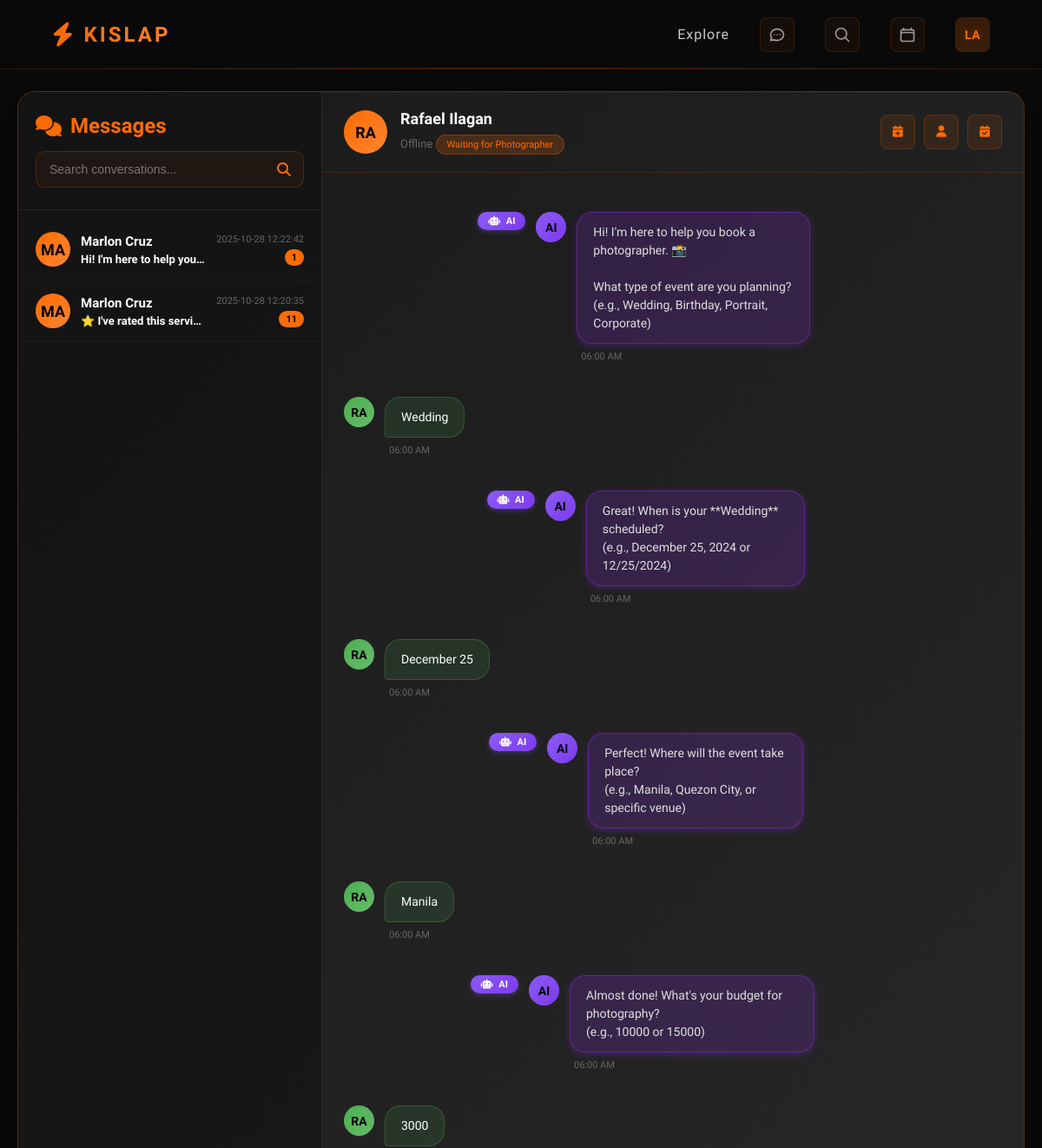
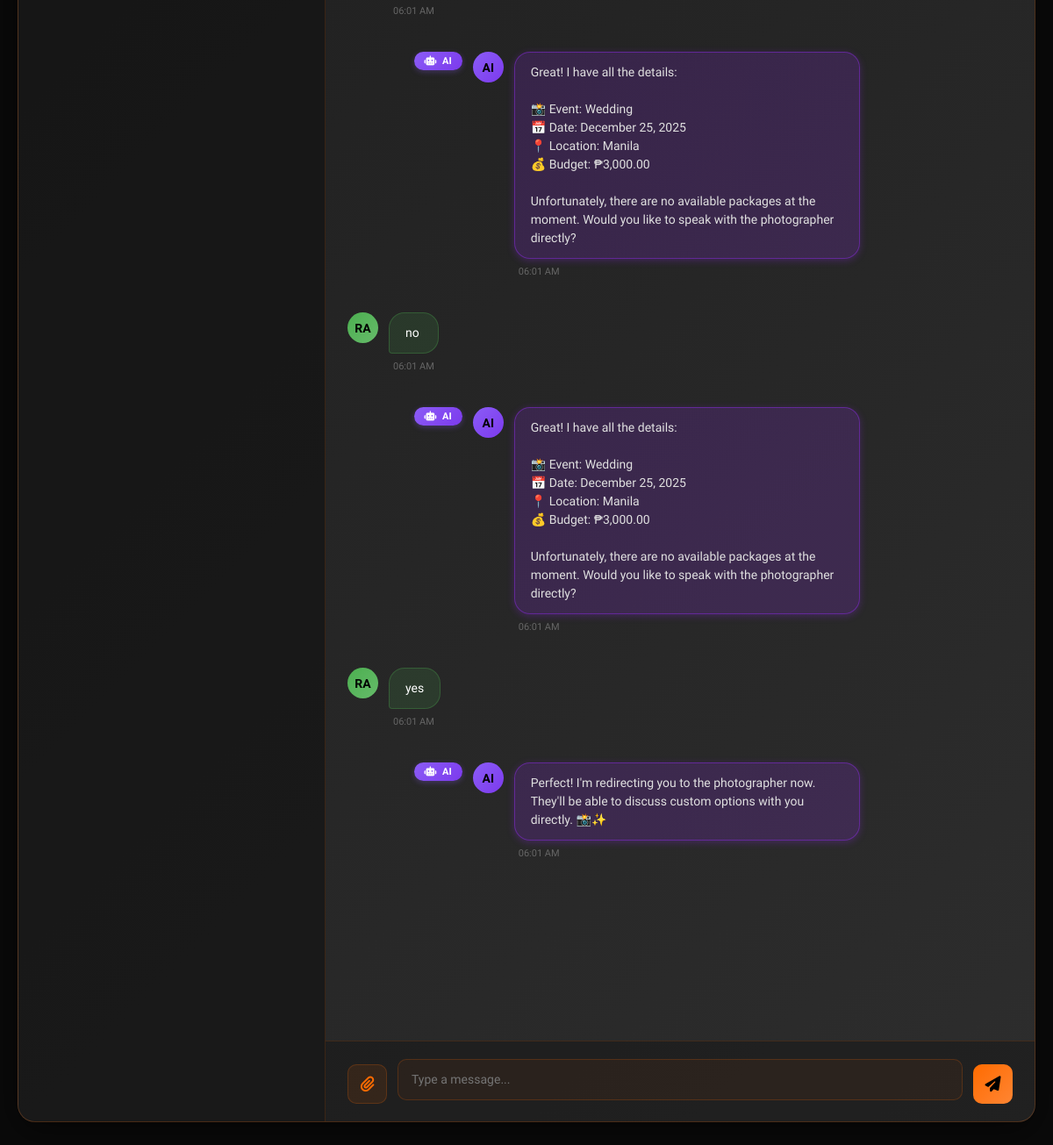
Page /index.php?controller=Chat&action=view&conversation_id=1 (signed in) on the committed database (2 pictures, top to bottom).
### tables this page shows
CREATE TABLE `conversations` (
  `conversation_id` int(11) NOT NULL,
  `user_id` int(11) NOT NULL,
  `worker_id` int(11) NOT NULL,
  `type` enum('ai','direct') DEFAULT 'direct',
  `booking_status` enum('pending_ai','pending_worker','pending_confirmation','negotiating','confirmed','awaiting_deposit','deposit_paid','in_progress','awaiting_final_payment','completed','rated','cancelled','requires_info') DEFAULT 'pending_ai',
  `created_at` timestamp NOT NULL DEFAULT current_timestamp(),
  `updated_at` timestamp NOT NULL DEFAULT current_timestamp() ON UPDATE current_timestamp()
);

CREATE TABLE `messages` (
  `message_id` int(11) NOT NULL,
  `conversation_id` int(11) NOT NULL,
  `sender_id` int(11) NOT NULL,
  `sender_type` enum('user','worker','ai') NOT NULL,
  `message_text` text NOT NULL,
  `is_read` tinyint(1) DEFAULT 0,
  `sent_at` timestamp NOT NULL DEFAULT current_timestamp()
);

### views/home/messages.php (the view, shortened to what the rows shown need)
<?php
$conversations = $conversations ?? [];
$activeConversation = $activeConversation ?? null;
$messages = $messages ?? [];
$recipientInfo = $recipientInfo ?? null;
?>
<!DOCTYPE html>
<html lang="en">
<head>
    <link href="https://cdnjs.cloudflare.com/ajax/libs/font-awesome/6.4.0/css/all.min.css" rel="stylesheet">
    <link rel="stylesheet" href="/Kislap/public/css/style.css" type="text/css">
    <link rel="stylesheet" href="/Kislap/public/css/messages.css" type="text/css">
    <link rel="stylesheet" href="/Kislap/public/css/package-cards.css" type="text/css">
</head>
<body>
<?php require __DIR__ . '/../shared/navbar.php'; ?>
<div class="messages-container">
    <div class="messages-wrapper">
        <div class="conversations-sidebar">
            <div class="sidebar-header">
                <h2><i class="fas fa-comments"></i> Messages</h2>
            </div>
            <div class="conversations-list" id="conversationsList">
                <?php if (empty($conversations)): ?>
                    <div class="empty-state-sidebar">
                        <i class="fas fa-inbox"></i>
                        <h3>No conversations yet</h3>
                        <p>Start a conversation to see it here!</p>
                    </div>
                <?php else: ?>
                    <?php foreach ($conversations as $conv): ?>
                        <?php
                        $convId = $conv['conversation_id'] ?? 0;
                        $otherUserName = $conv['other_user_name'] ?? 'Unknown User';
                        $lastMessage = $conv['last_message'] ?? 'No messages yet';
                        $lastMessageTime = $conv['last_message_time'] ?? '';
                        $unreadCount = $conv['unread_count'] ?? 0;
                        $isActive = isset($activeConversation['conversation_id']) && $convId == $activeConversation['conversation_id'];
                        ?>
                        <div class="conversation-item <?php echo $isActive ? 'active' : ''; ?> <?php echo $unreadCount > 0 ? 'unread' : ''; ?>"
                             onclick="loadConversation(<?php echo $convId; ?>)">
                            <div class="conversation-header">
                                <div class="user-avatar">
                                    <?php echo strtoupper(substr($otherUserName, 0, 2)); ?>
                                </div>
                                <div class="conversation-info">
                                    <div class="conversation-name"><?php echo htmlspecialchars($otherUserName); ?></div>
                                    <div class="conversation-preview"><?php echo htmlspecialchars($lastMessage); ?></div>
                                </div>
                                <div class="conversation-meta">
                                    <span class="conversation-time"><?php echo htmlspecialchars($lastMessageTime); ?></span>
                                    <?php if ($unreadCount > 0): ?>
                                        <span class="unread-badge"><?php echo $unreadCount; ?></span>
                                    <?php endif; ?>
                                </div>
                            </div>
                        </div>
                    <?php endforeach; ?>
                <?php endif; ?>
            </div>
        </div>
        <div class="chat-area">
            <?php if ($activeConversation && $recipientInfo): ?>
                <div class="chat-header">
                    <div class="chat-user-info">
                            <?php
                            $recipientName = $recipientInfo['name'] ?? 'User';
                                ?>
                        <div class="chat-user-details">
                            <h3><?php echo htmlspecialchars($recipientName); ?></h3>
                            <span class="user-status <?php echo ($recipientInfo['is_online'] ?? false) ? 'online' : ''; ?>">
                <?php
                if (isset($recipientInfo['conversation_type']) && $recipientInfo['conversation_type'] === 'ai') {
                    echo '<i class="fas fa-robot"></i> AI Assistant';
                } else {
                    echo ($recipientInfo['is_online'] ?? false) ? 'Online' : 'Offline';
                }
                ?>
            </span>
                            <?php if (isset($recipientInfo['booking_status']) && $recipientInfo['booking_status'] !== 'pending_ai'): ?>
                                <span class="booking-status-badge">
                    <?php
                    $statusLabels = [
                            'pending_details' => 'Collecting Details',
                            'pending_confirmation' => 'Awaiting Confirmation',
                            'pending_worker' => 'Waiting for Photographer',
                            'negotiating' => 'Negotiating',
                            'requires_info' => 'More Info Needed',
                            'confirmed' => 'Booking Confirmed',
                            'completed' => 'Completed',
                            'cancelled' => 'Cancelled'
                    ];
                    echo $statusLabels[$recipientInfo['booking_status']] ?? $recipientInfo['booking_status'];
                    ?>
                </span>
                            <?php endif; ?>
                        </div>
                    </div>
                </div>
                <div class="messages-area" id="messagesArea">
                    <?php if (!empty($messages)): ?>
                        <?php foreach ($messages as $msg): ?>
                            <?php
                            $senderId = $msg['sender_id'] ?? 0;
                            $senderType = $msg['sender_type'] ?? 'user';
                            $messageText = $msg['message_text'] ?? '';
                            $sentAt = $msg['sent_at'] ?? '';
                            $currentUserId = $user['user_id'] ?? ($worker['worker_id'] ?? 0);
                            $currentUserType = $user ? 'user' : 'worker';
                            $isSent = ($senderId == $currentUserId && $senderType == $currentUserType);
                            if ($senderId == 0 || $senderType === 'bot' || $senderType === 'ai') {
                                $senderName = 'AI Assistant';
                                $messageClass = 'bot-message';
                            } elseif ($isSent) {
                                $senderName = 'You';
                                $messageClass = 'sent';
                            } else {
                                $senderName = $recipientName ?? 'Other User';
                                $messageClass = 'received';
                            }
                            ?>
                            <div class="message-group <?php echo $messageClass; ?>"><?php if ($senderId == 0 || $senderType === 'bot' || $senderType === 'ai'): ?>
                                    <div class="bot-badge"><i class="fas fa-robot"></i> AI</div>
                                <?php endif; ?>
                                <div class="message-avatar">
                                    <?php
                                    $senderPicture = null;
                                    if ($isSent) {
                                        $senderPicture = $user['profilePhotoUrl'] ?? $worker['profile_photo'] ?? null;
                                    } else {
                                        $senderPicture = $recipientInfo['profile_picture'] ?? null;
                                    }
                                    if ($senderPicture && file_exists($_SERVER['DOCUMENT_ROOT'] . $senderPicture)):
                                        ?>
                                        <img src="<?php echo htmlspecialchars($senderPicture); ?>" alt="Avatar">
                                    <?php else: ?>
                                        <?php echo strtoupper(substr($senderName, 0, 2)); ?>
                                    <?php endif; ?>
                                </div>
                                <div class="message-content">
                                    <div class="message-bubble">
                                        <?php echo nl2br(htmlspecialchars($messageText)); ?>
                                    </div>
                                    <span class="message-time">
                                        <?php echo $sentAt ? date('h:i A', strtotime($sentAt)) : ''; ?>
                                    </span>
                                </div>
                            </div>
                        <?php endforeach; ?>
                    <?php endif; ?>
                </div>
            <?php endif; ?>
        </div>
    </div>
</div>
</body>
</html>

### rows in the picture
conversations: otherUserName "MA", otherUserName "Marlon Cruz", lastMessage "Hi! I'm here to help you…", lastMessageTime "2025-10-28 12:22:42", unreadCount "1"
conversations: otherUserName "MA", otherUserName "Marlon Cruz", lastMessage "⭐ I've rated this servi…", lastMessageTime "2025-10-28 12:20:35", unreadCount "11"
conversations: booking_status "Waiting for Photographer"
messages: shows "AI", sender "AI", message_text "Hi! I'm here to help you book a photographer. 📸 What type of event are you planning? (e.g., Wedding, Birthday, Portrait, Corporate)", sent_at "06:00 AM"
messages: senderName "RA", message_text "Wedding", sent_at "06:00 AM"
messages: shows "AI", sender "AI", message_text "Great! When is your **Wedding** scheduled? (e.g., December 25, 2024 or 12/25/2024)", sent_at "06:00 AM"
messages: senderName "RA", message_text "December 25", sent_at "06:00 AM"
messages: shows "AI", sender "AI", message_text "Perfect! Where will the event take place? (e.g., Manila, Quezon City, or specific venue)", sent_at "06:00 AM"
messages: senderName "RA", message_text "Manila", sent_at "06:00 AM"
messages: shows "AI", sender "AI", message_text "Almost done! What's your budget for photography? (e.g., 10000 or 15000)", sent_at "06:00 AM"
messages: senderName "RA", message_text "3000", sent_at "06:01 AM"
messages: shows "AI", sender "AI", message_text "Great! I have all the details: 📸 Event: Wedding 📅 Date: December 25, 2025 📍 Location: Manila 💰 Budget: ₱3,000.00 Unfortunately, there are no available packages at the moment. Would you like to speak with the photographer directly?", sent_at "06:01 AM"
messages: senderName "RA", message_text "no", sent_at "06:01 AM"
messages: shows "AI", sender "AI", message_text "Great! I have all the details: 📸 Event: Wedding 📅 Date: December 25, 2025 📍 Location: Manila 💰 Budget: ₱3,000.00 Unfortunately, there are no available packages at the moment. Would you like to speak with the photographer directly?", sent_at "06:01 AM"
messages: senderName "RA", message_text "yes", sent_at "06:01 AM"
messages: shows "AI", sender "AI", message_text "Perfect! I'm redirecting you to the photographer now. They'll be able to discuss custom options with you directly. 📸✨", sent_at "06:01 AM"

### other values in the picture
$initials "LA"
substr($recipientName, 0, 2) "RA"
$recipientName "Rafael Ilagan"
